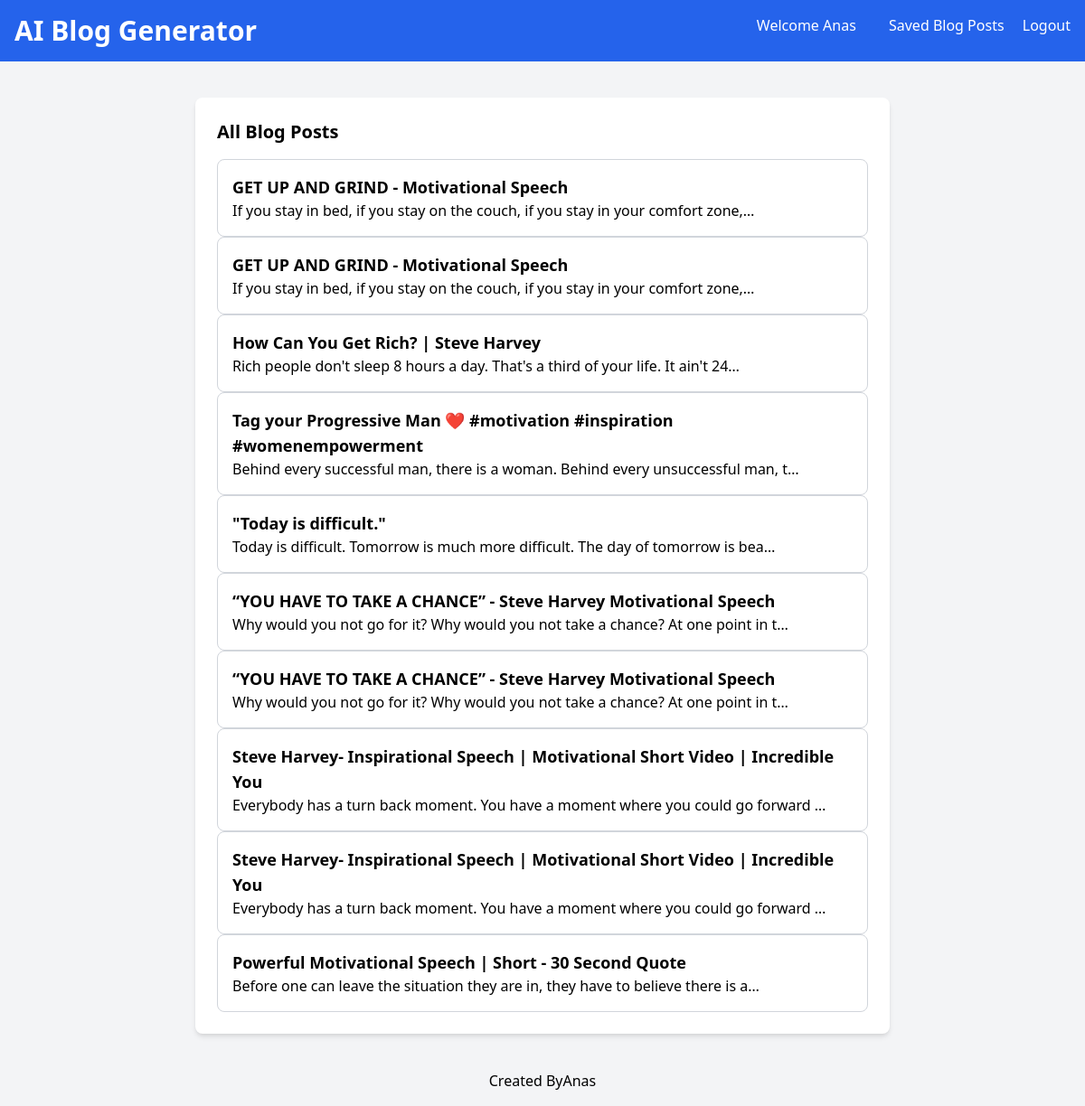
The page /blog-list (signed in) on the database its author committed.
### blog_generator/models.py (models this page shows, shortened)
class BlogPost(models.Model):
    user = models.ForeignKey(User, on_delete=models.CASCADE)
    youtube_title = models.CharField(max_length=300)
    youtube_link = models.URLField()
    generated_content = models.TextField()
    created_at = models.DateTimeField(auto_now_add=True)

### blog_generator/views.py (the view)
# urls.py: path('blog-list', views.blog_list, name='blog-list'),
def blog_list(request):
    blog_articles = BlogPost.objects.filter(user=request.user)
    return render(request, "all-blogs.html", {'blog_articles': blog_articles})

### templates/all-blogs.html (shortened to what this page needs)
<!DOCTYPE html>
<html lang="en">
<head>
    <link href="https://cdn.jsdelivr.net/npm/tailwindcss@2.2.19/dist/tailwind.min.css" rel="stylesheet">
</head>
<body class="bg-gray-100 font-sans antialiased">
    <nav class="bg-blue-600 p-4 text-white flex justify-between">
        <div>
            <a href="/index " ><h1 class="text-3xl font-bold">AI Blog Generator</h1></a>
        </div>
        <div>
            <a href="" class="text-white hover:underline mx-4">Welcome {{ user.username }}</a>
            <a href="/blog-list" class="text-white hover:underline mx-4">Saved Blog Posts</a>
            <a href="/logout" class="text-white hover:underline">Logout</a>
        </div>
    </nav>
    <div class="container mx-auto mt-10 px-4 sm:px-0">
        <div class="max-w-3xl mx-auto bg-white p-6 rounded-lg shadow-md">
            <section>
                <h2 class="text-xl mb-4 font-semibold">All Blog Posts</h2>
                <div class="space-y-4">
                    {% for article in blog_articles reversed %}
                    <a href="blog-details/{{article.id}}">
                        <div class="border border-gray-300 p-4 rounded-lg">
                            <h3 class="text-lg font-semibold">{{article.youtube_title}}</h3>
                            <p>{{article.generated_content|truncatechars:80}}</p>
                        </div>
                    </a>
                    {% endfor %}
                </div>
            </section>
        </div>
    </div>
    <footer class="text-center p-4 text-blacl mt-6">
        Created By<a href="">Anas</a>
    </footer>
</body>
</html>

### rows shown on the page
BlogPost: youtube_title "GET UP AND GRIND - Motivational Speech", generated_content "If you stay in bed, if you stay on the couch, if you stay in your comfort zone,…"
BlogPost: youtube_title "GET UP AND GRIND - Motivational Speech", generated_content "If you stay in bed, if you stay on the couch, if you stay in your comfort zone,…"
BlogPost: youtube_title "How Can You Get Rich? | Steve Harvey", generated_content "Rich people don't sleep 8 hours a day. That's a third of your life. It ain't 24…"
BlogPost: youtube_title "Tag your Progressive Man ❤️ #motivation #inspiration #womenempowerment", generated_content "Behind every successful man, there is a woman. Behind every unsuccessful man, t…"
BlogPost: youtube_title "\"Today is difficult.\"", generated_content "Today is difficult. Tomorrow is much more difficult. The day of tomorrow is bea…"
BlogPost: youtube_title "“YOU HAVE TO TAKE A CHANCE” - Steve Harvey Motivational Speech", generated_content "Why would you not go for it? Why would you not take a chance? At one point in t…"
BlogPost: youtube_title "“YOU HAVE TO TAKE A CHANCE” - Steve Harvey Motivational Speech", generated_content "Why would you not go for it? Why would you not take a chance? At one point in t…"
BlogPost: youtube_title "Steve Harvey- Inspirational Speech | Motivational Short Video | Incredible You", generated_content "Everybody has a turn back moment. You have a moment where you could go forward …"
BlogPost: youtube_title "Steve Harvey- Inspirational Speech | Motivational Short Video | Incredible You", generated_content "Everybody has a turn back moment. You have a moment where you could go forward …"
BlogPost: youtube_title "Powerful Motivational Speech | Short - 30 Second Quote", generated_content "Before one can leave the situation they are in, they have to believe there is a…"

### other values the page prints
{{ user.username }} "Anas"
